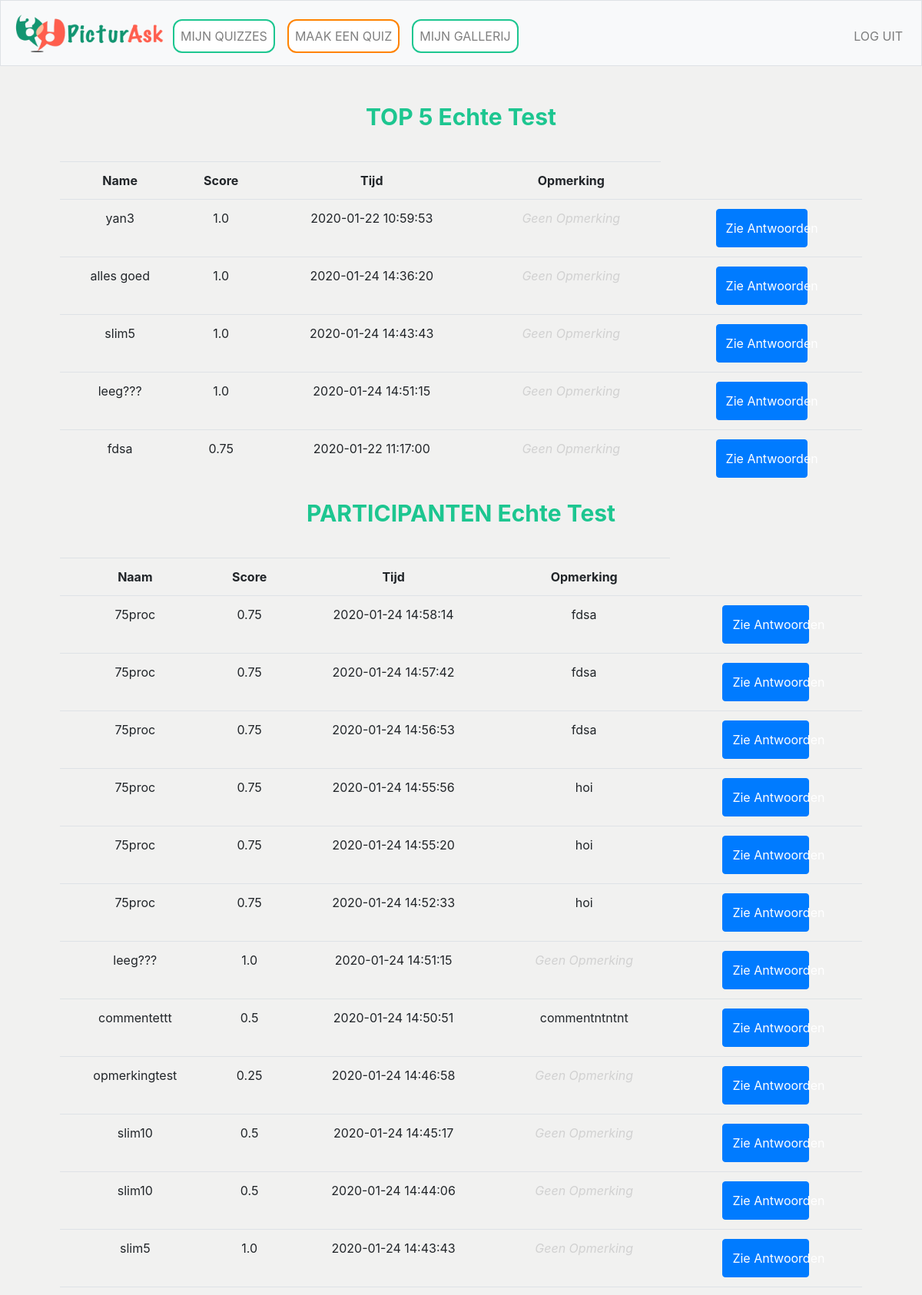
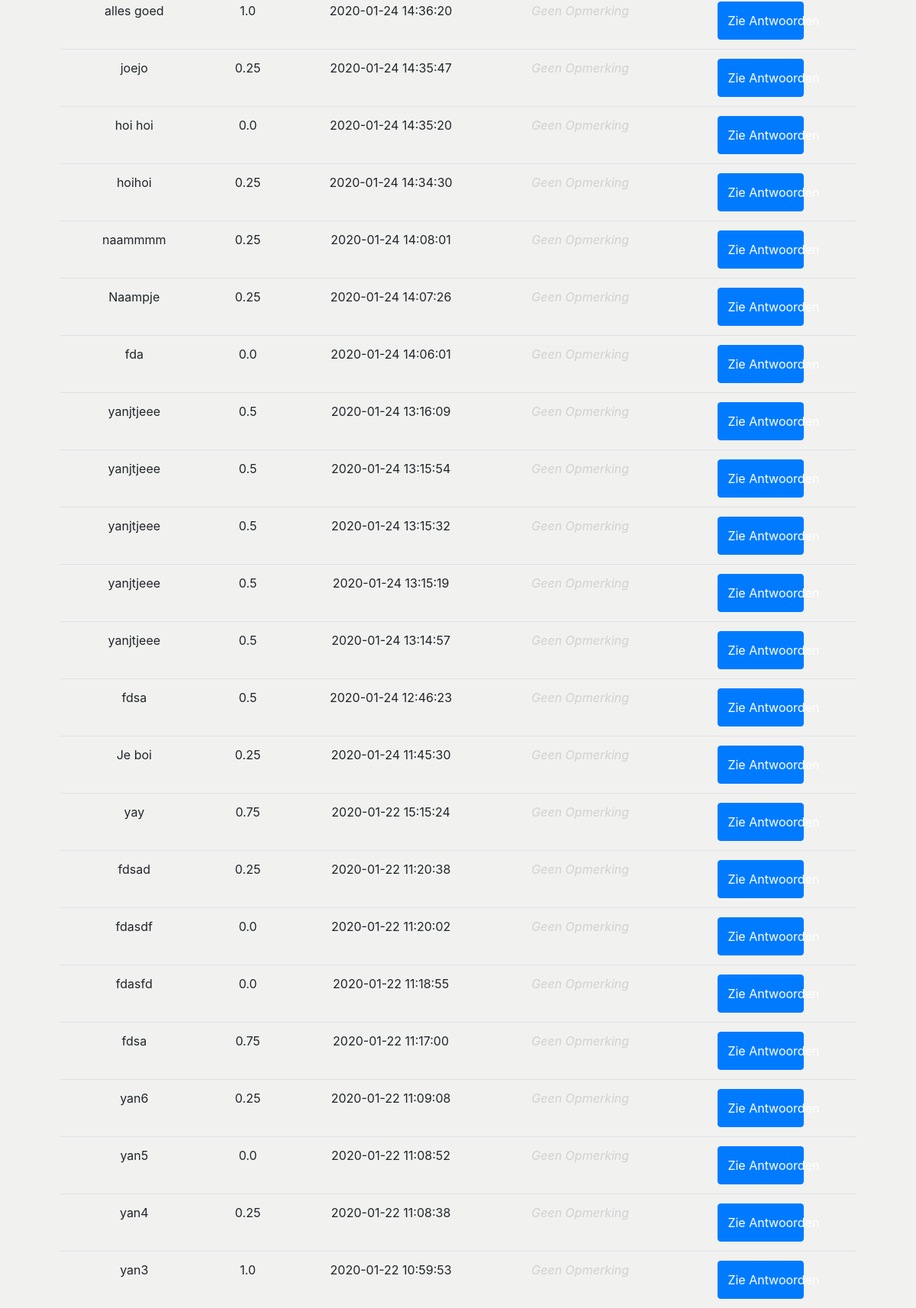
Page /results/59 (signed in, upper part) on the committed database (2 pictures, top to bottom).
### tables this page shows
CREATE TABLE 'quizes' ('quiz_id' integer PRIMARY KEY AUTOINCREMENT NOT NULL,'user_id' integer NOT NULL, 'quiz_titel'  text NOT NULL  , 'date'  timestamp DEFAULT CURRENT_DATE  , 'gif' text, 'dankwoord' text);

CREATE TABLE 'participants' ('participant_id' integer PRIMARY KEY AUTOINCREMENT NOT NULL, 'quiz_id' integer NOT NULL, 'name' text NOT NULL, 'score' real, 'time'  timestamp DEFAULT CURRENT_TIMESTAMP  , 'comment' text DEFAULT '');

### application.py (the view)
@app.route("/results/<quiz_id>", methods=["GET", "POST"])
@login_required
def results(quiz_id):
    quiz_name = db.execute("SELECT quiz_titel FROM quizes WHERE quiz_id = :quiz_id", quiz_id=quiz_id)[0]["quiz_titel"]
    participants_list = []
    for participant in db.execute("SELECT * FROM participants WHERE quiz_id = :quiz", quiz=quiz_id):
        participants_list.append(participant)
    participants_list.reverse()
    top_participants = sorted(participants_list, key=lambda x:x["score"])
    top_participants.reverse()
    return render_template("results.html", participants_list=participants_list, quiz_name=quiz_name, top_participants=top_participants[:5])

### application.py (called while the page is built)
@app.after_request
def after_request(response):
    response.headers["Cache-Control"] = "no-cache, no-store, must-revalidate"
    response.headers["Expires"] = 0
    response.headers["Pragma"] = "no-cache"
    return response

### helpers.py (called while the page is built)
def login_required(f):
    @wraps(f)
    def decorated_function(*args, **kwargs):
        if session.get("user_id") is None:
            return redirect("/login")
        return f(*args, **kwargs)
    return decorated_function

### templates/results.html (shortened to what this page needs)
{% extends "layout.html" %}
{% block main %}
    <form action="/results/{{quiz_id}}" method="post">
        <div class="form-group">
            <table class="table table-hoverable">
                <h2>TOP 5 {{quiz_name}}</h2>
                <tr>
                    <th>Name</th>
                    <th>Score</th>
                    <th>Tijd</th>
                    <th>Opmerking</th>
                </tr>
                {% for part in top_participants %}
                    <tr>
                        <td>{{part["name"]}}</td>
                        <td>{{part["score"]}}</td>
                        <td>{{part["time"]}}</td>
                        {% if part["comment"] == "" %}
                            <td><i><font color=#D1D1D1>Geen Opmerking</font></i></td>
                        {% else%}
                            <td>{{part["comment"]}}</td>
                        {% endif %}
                        <td> <button type="button" class="btn btn-primary" onclick="window.location.href='/antwoord/{{part['participant_id']}}'">Zie Antwoorden</button></td>
                    </tr>
                {% endfor %}
            </table>
            <table class="table table-hoverable">
                <h2>PARTICIPANTEN {{quiz_name}}</h2>
                <tr>
                    <th>Naam</th>
                    <th>Score</th>
                    <th>Tijd</th>
                    <th>Opmerking</th>
                </tr>
                {% for part in participants_list %}
                    <tr>
                        <td>{{part["name"]}}</td>
                        <td>{{part["score"]}}</td>
                        <td>{{part["time"]}}</td>
                        {% if part["comment"] == "" %}
                            <td><i><font color=#D1D1D1>Geen Opmerking</font></i></td>
                        {% else%}
                            <td>{{part["comment"]}}</td>
                        {% endif %}
                        <td> <button type="button" class="btn btn-primary" onclick="window.location.href='/antwoord/{{part['participant_id']}}'">Zie Antwoorden</button></td>
                    </tr>
                {% endfor %}
            </table>
        </div>
    </form>
{% endblock %}

### static/styles.css (style rules this page uses)
body { background-color: #F1F1F0; background-repeat: no-repeat; background-size: cover; }
table { margin-top: 40px; }
button { -webkit-transition-duration: 0.4s; transition-duration: 0.4s; width:50%; height: 50px; background-color: #1DC690; color: #3D550C; border-radius: 12px; }
h2 { font-size: 30px; font-weight: bold; color: #1DC690; }

### rows in the picture
quizes: quiz_titel "Echte Test"
participants: name "yan3", score "1.0", time "2020-01-22 10:59:53", comment "Geen Opmerking"
participants: name "alles goed", score "1.0", time "2020-01-24 14:36:20", comment "Geen Opmerking"
participants: name "slim5", score "1.0", time "2020-01-24 14:43:43", comment "Geen Opmerking"
participants: name "leeg???", score "1.0", time "2020-01-24 14:51:15", comment "Geen Opmerking"
participants: name "fdsa", score "0.75", time "2020-01-22 11:17:00", comment "Geen Opmerking"
participants: name "75proc", score "0.75", time "2020-01-24 14:58:14", comment "fdsa"
participants: name "75proc", score "0.75", time "2020-01-24 14:57:42", comment "fdsa"
participants: name "75proc", score "0.75", time "2020-01-24 14:56:53", comment "fdsa"
participants: name "75proc", score "0.75", time "2020-01-24 14:55:56", comment "hoi"
participants: name "75proc", score "0.75", time "2020-01-24 14:55:20", comment "hoi"
participants: name "75proc", score "0.75", time "2020-01-24 14:52:33", comment "hoi"
participants: name "commentettt", score "0.5", time "2020-01-24 14:50:51", comment "commentntntnt"
participants: name "opmerkingtest", score "0.25", time "2020-01-24 14:46:58", comment "Geen Opmerking"
participants: name "slim10", score "0.5", time "2020-01-24 14:45:17", comment "Geen Opmerking"
participants: name "slim10", score "0.5", time "2020-01-24 14:44:06", comment "Geen Opmerking"
participants: name "joejo", score "0.25", time "2020-01-24 14:35:47", comment "Geen Opmerking"
participants: name "hoi hoi", score "0.0", time "2020-01-24 14:35:20", comment "Geen Opmerking"
participants: name "hoihoi", score "0.25", time "2020-01-24 14:34:30", comment "Geen Opmerking"
participants: name "naammmm", score "0.25", time "2020-01-24 14:08:01", comment "Geen Opmerking"
participants: name "Naampje", score "0.25", time "2020-01-24 14:07:26", comment "Geen Opmerking"
participants: name "fda", score "0.0", time "2020-01-24 14:06:01", comment "Geen Opmerking"
participants: name "yanjtjeee", score "0.5", time "2020-01-24 13:16:09", comment "Geen Opmerking"
participants: name "yanjtjeee", score "0.5", time "2020-01-24 13:15:54", comment "Geen Opmerking"
participants: name "yanjtjeee", score "0.5", time "2020-01-24 13:15:32", comment "Geen Opmerking"
participants: name "yanjtjeee", score "0.5", time "2020-01-24 13:15:19", comment "Geen Opmerking"
participants: name "yanjtjeee", score "0.5", time "2020-01-24 13:14:57", comment "Geen Opmerking"
participants: name "fdsa", score "0.5", time "2020-01-24 12:46:23", comment "Geen Opmerking"
participants: name "Je boi", score "0.25", time "2020-01-24 11:45:30", comment "Geen Opmerking"
participants: name "yay", score "0.75", time "2020-01-22 15:15:24", comment "Geen Opmerking"
participants: name "fdsad", score "0.25", time "2020-01-22 11:20:38", comment "Geen Opmerking"
participants: name "fdasdf", score "0.0", time "2020-01-22 11:20:02", comment "Geen Opmerking"
participants: name "fdasfd", score "0.0", time "2020-01-22 11:18:55", comment "Geen Opmerking"
participants: name "yan6", score "0.25", time "2020-01-22 11:09:08", comment "Geen Opmerking"
participants: name "yan5", score "0.0", time "2020-01-22 11:08:52", comment "Geen Opmerking"
participants: name "yan4", score "0.25", time "2020-01-22 11:08:38", comment "Geen Opmerking"
